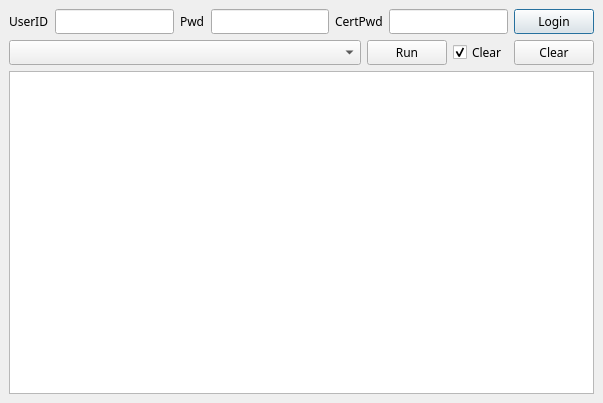
<?xml version="1.0" encoding="UTF-8"?>
<ui version="4.0">
 <class>Dialog</class>
 <widget class="QDialog" name="Dialog">
  <property name="geometry">
   <rect>
    <x>0</x>
    <y>0</y>
    <width>603</width>
    <height>403</height>
   </rect>
  </property>
  <property name="font">
   <font>
    <family>굴림체</family>
   </font>
  </property>
  <property name="windowTitle">
   <string>Dialog</string>
  </property>
  <widget class="QWidget" name="verticalLayoutWidget">
   <property name="geometry">
    <rect>
     <x>9</x>
     <y>9</y>
     <width>585</width>
     <height>385</height>
    </rect>
   </property>
   <layout class="QVBoxLayout" name="verticalLayout">
    <item>
     <layout class="QHBoxLayout" name="horizontalLayout1">
      <item>
       <widget class="QLabel" name="label">
        <property name="text">
         <string>UserID</string>
        </property>
       </widget>
      </item>
      <item>
       <widget class="QLineEdit" name="text_user_id"/>
      </item>
      <item>
       <widget class="QLabel" name="label_2">
        <property name="text">
         <string>Pwd</string>
        </property>
       </widget>
      </item>
      <item>
       <widget class="QLineEdit" name="text_user_pwd">
        <property name="echoMode">
         <enum>QLineEdit::Password</enum>
        </property>
       </widget>
      </item>
      <item>
       <widget class="QLabel" name="label_3">
        <property name="text">
         <string>CertPwd</string>
        </property>
       </widget>
      </item>
      <item>
       <widget class="QLineEdit" name="text_cert_pwd">
        <property name="echoMode">
         <enum>QLineEdit::Password</enum>
        </property>
       </widget>
      </item>
      <item>
       <widget class="QPushButton" name="btn_login">
        <property name="text">
         <string>Login</string>
        </property>
       </widget>
      </item>
     </layout>
    </item>
    <item>
     <layout class="QHBoxLayout" name="horizontalLayout_2" stretch="1,0,0,0">
      <item>
       <widget class="QComboBox" name="combo_samples"/>
      </item>
      <item>
       <widget class="QPushButton" name="btn_run">
        <property name="text">
         <string>Run</string>
        </property>
       </widget>
      </item>
      <item>
       <widget class="QCheckBox" name="check_clear">
        <property name="text">
         <string>Clear</string>
        </property>
        <property name="checked">
         <bool>true</bool>
        </property>
       </widget>
      </item>
      <item>
       <widget class="QPushButton" name="btn_clear">
        <property name="text">
         <string>Clear</string>
        </property>
       </widget>
      </item>
     </layout>
    </item>
    <item>
     <widget class="QPlainTextEdit" name="text_result">
      <property name="lineWrapMode">
       <enum>QPlainTextEdit::NoWrap</enum>
      </property>
     </widget>
    </item>
   </layout>
  </widget>
 </widget>
 <resources/>
 <connections/>
</ui>
